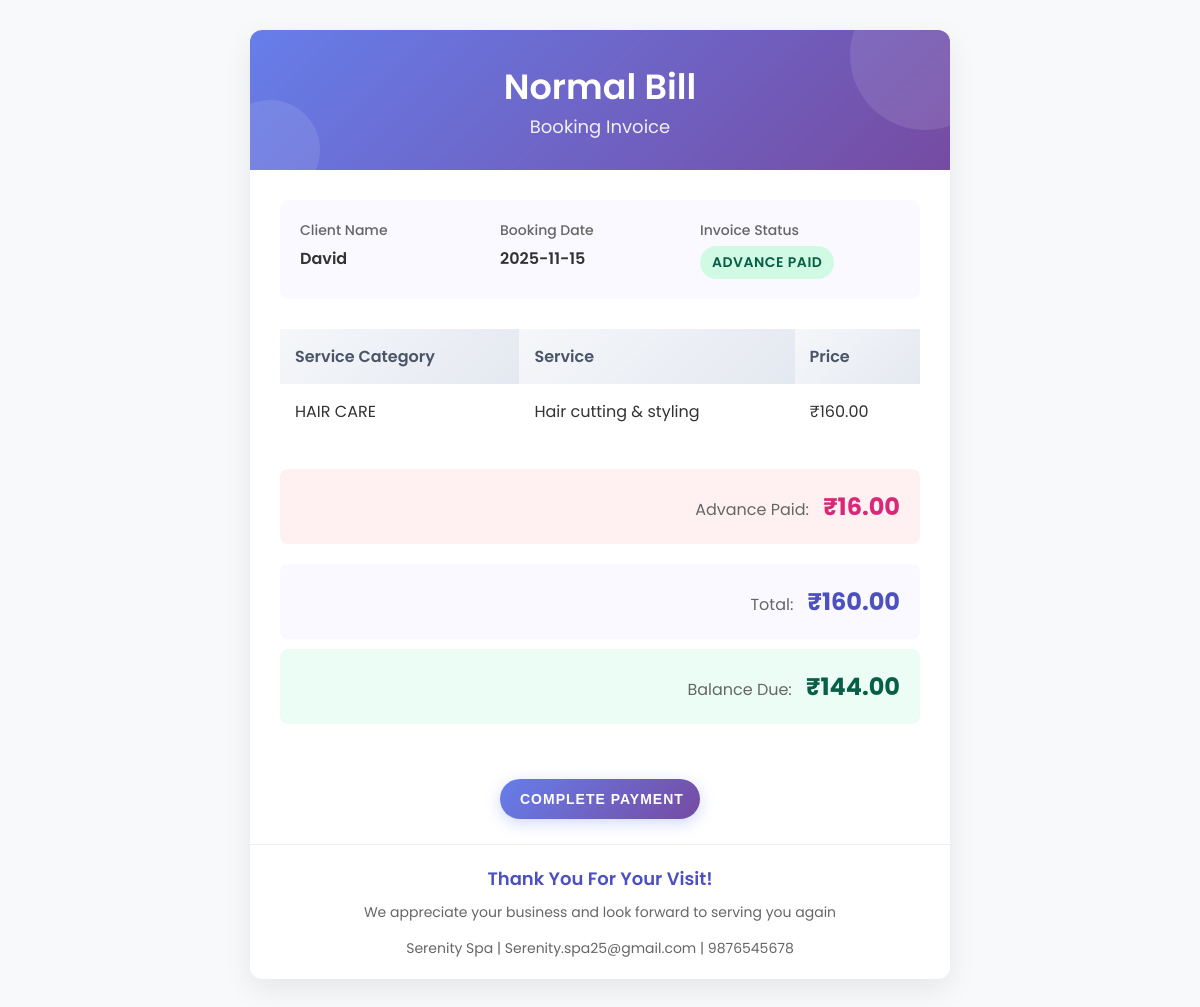
The app's page /User/bill.php?bid=9 (signed in) with its own data.
### tables this page shows
CREATE TABLE `tbl_booking` (
  `booking_id` int(11) NOT NULL,
  `booking_date` varchar(40) NOT NULL,
  `booking_todate` varchar(40) NOT NULL,
  `user_id` int(11) NOT NULL,
  `booking_status` int(11) NOT NULL DEFAULT 0,
  `booking_amount` int(11) NOT NULL,
  `booking_total_amount` int(11) NOT NULL
);

CREATE TABLE `tbl_user` (
  `user_id` int(11) NOT NULL,
  `user_name` varchar(15) NOT NULL,
  `user_email` varchar(30) NOT NULL,
  `user_contact` varchar(30) NOT NULL,
  `user_password` varchar(30) NOT NULL,
  `user_photo` varchar(100) NOT NULL,
  `user_status` int(11) NOT NULL DEFAULT 0,
  `place_id` int(11) NOT NULL
);

CREATE TABLE `tbl_requirements` (
  `requirements_id` int(11) NOT NULL,
  `salooncategory_id` int(11) NOT NULL,
  `booking_id` int(11) NOT NULL,
  `slot_id` int(11) NOT NULL
);

CREATE TABLE `tbl_category` (
  `category_id` int(11) NOT NULL,
  `category_name` varchar(40) NOT NULL,
  `category_status` int(11) NOT NULL DEFAULT 1
);

CREATE TABLE `tbl_subcategory` (
  `subcat_id` int(11) NOT NULL,
  `subcat_name` varchar(40) NOT NULL,
  `category_id` int(11) NOT NULL,
  `subcategory_status` int(11) NOT NULL DEFAULT 1
);

CREATE TABLE `tbl_salooncategory` (
  `salooncategory_id` int(11) NOT NULL,
  `salooncategory_amount` int(11) NOT NULL,
  `subcategory_id` int(11) NOT NULL,
  `saloon_id` int(11) NOT NULL
);

CREATE TABLE `tbl_saloon` (
  `saloon_id` int(11) NOT NULL,
  `saloon_name` varchar(30) NOT NULL,
  `saloon_email` varchar(100) NOT NULL,
  `saloon_contact` varchar(30) NOT NULL,
  `saloon_password` varchar(30) NOT NULL,
  `saloon_address` varchar(40) NOT NULL,
  `saloon_logo` varchar(100) NOT NULL,
  `saloon_proof` varchar(100) NOT NULL,
  `saloon_status` int(11) NOT NULL DEFAULT 0,
  `place_id` int(11) NOT NULL,
  `saloon_ownername` varchar(30) NOT NULL,
  `saloon_gstno` varchar(100) NOT NULL,
  `saloon_doj` date NOT NULL,
  `saloon_reason` varchar(200) NOT NULL
);

### User/bill.php (the view, shortened to what this page needs)
<?php
include("../Assets/Connection/Connection.php");
	?>
<!DOCTYPE html PUBLIC "-//W3C//DTD XHTML 1.0 Transitional//EN" "http://www.w3.org/TR/xhtml1/DTD/xhtml1-transitional.dtd">
<html xmlns="http://www.w3.org/1999/xhtml">
<head>
</head>
<body onload="calculate()">
<?php
$sel="select * from tbl_booking b inner join tbl_user u on b.user_id=u.user_id INNER JOIN tbl_requirements r on b.booking_id=r.booking_id inner join tbl_salooncategory s on r.salooncategory_id=s.salooncategory_id inner join tbl_saloon n on s.saloon_id=n.saloon_id where b.booking_id='".$_GET['bid']."'";
  $row = $con->query($sel);
  $data = $row->fetch_assoc();
?>
  <div class="invoice-container">
    <div class="invoice-header">
      <div class="decoration dec-1"></div>
      <div class="decoration dec-2"></div>
      <div class="title">Normal Bill</div>
      <div class="invoice-title">Booking Invoice</div>
    </div>
    <div class="invoice-body">
      <div class="client-info">
        <div class="info-block">
          <div class="info-label">Client Name</div>
          <div class="info-value"><?php echo $data['user_name']; ?></div>
        </div>
        <div class="info-block">
          <div class="info-label">Booking Date</div>
          <div class="info-value"><?php echo $data["booking_todate"]; ?></div>
        </div>
        <div class="info-block">
          <div class="info-label">Invoice Status</div>
          <div class="status-badge <?php echo ($data['booking_status'] == 2) ? 'status-paid' : 'status-pending'; ?>">
          <?php
          if($data['booking_status'] == 2)
          {
			  echo "Advance Paid";
		  }
		  else if($data['booking_status'] == 3)
		  {
			  echo "Payment Completed";
		  }
		  ?>
          </div>
        </div>
      </div>
      <table class="services-table">
        <thead>
          <tr>
            <th>Service Category</th>
            <th>Service</th>
            <th>Price</th>
          </tr>
        </thead>
        <tbody>
          <?php
          $scl = "select * from tbl_requirements r
                  inner join tbl_salooncategory s on r.salooncategory_id=s.salooncategory_id
                  inner join tbl_saloon n on s.saloon_id=n.saloon_id
                  inner join tbl_subcategory b on s.subcategory_id=b.subcat_id
                  inner join tbl_category c on b.category_id=c.category_id
                  inner join tbl_slot t on r.slot_id=t.slot_id
                  where booking_id='".$data['booking_id']."'";
          $roww = $con->query($scl);
          while($rdata = $roww->fetch_assoc()) {
          ?>
          <tr>
            <td><?php echo $rdata["category_name"];?></td>
            <td><?php echo $rdata["subcat_name"];?></td>
            <td class="amount">₹<?php echo number_format($rdata["salooncategory_amount"], 2);?></td>
          </tr>
          <?php } ?>
        </tbody>
      </table>
      <div class="total-section" style="margin-top: 10px; background: #fff1f2;">
        <span class="total-label">Advance Paid:</span>
        <span class="total-amount" style="color: #db2777;" id="advance-amt">₹<?php echo number_format($data["booking_amount"], 2); ?></span>
      </div>
      <div class="total-section">
        <span class="total-label">Total:</span>
        <span class="total-amount" id="subtotal-amt">₹</span>
      </div>
      <div class="total-section" style="margin-top: 10px; background: #ecfdf5;">
        <span class="total-label">Balance Due:</span>
        <span class="total-amount" style="color: #065f46;" id="balance-amt">₹</span>
      </div>
    </div>
    <?php
    if($data['booking_status'] != 3)
	{
	?>
    <form method="post">
    <input type="submit" name="btn_payment" class="payment-button" value="Complete Payment" />
    </form>
    <?php
	}
	?>
    <div class="invoice-footer">
      <div class="thank-you">Thank You For Your Visit!</div>
      <div>We appreciate your business and look forward to serving you again</div>
      <div class="contact-info">
        <?php echo $data["saloon_name"]; ?> | <?php echo $data["saloon_email"]; ?> | <?php echo $data["saloon_contact"]; ?>
      </div>
    </div>
  </div>
</body>
</html>

### User/bill.php (style rules this page uses)
body { font-family: 'Poppins', sans-serif; background-color: #f8f9fa; margin: 0; padding: 0; color: #333; }
.invoice-container { max-width: 700px; margin: 30px auto; background: #ffffff; box-shadow: 0 10px 30px rgba(0, 0, 0, 0.08); border-radius: 12px; overflow: hidden; }
.invoice-header { background: linear-gradient(135deg, #667eea 0%, #764ba2 100%); color: white; padding: 30px; text-align: center; position: relative; }
.invoice-header::after { content: ""; position: absolute; bottom: -20px; left: 0; right: 0; height: 20px; background: #fff; border-radius: 0 0 12px 12px; }
.title { font-size: 35px; opacity: 2.0; font-weight: 600; }
.invoice-title { font-size: 18px; opacity: 0.9; font-weight: 400; }
.invoice-body { padding: 30px; }
.client-info { display: flex; justify-content: space-between; margin-bottom: 30px; background: #f9f9ff; padding: 20px; border-radius: 8px; }
.info-block { flex: 1; }
.info-label { font-size: 14px; color: #666; margin-bottom: 5px; font-weight: 500; }
.info-value { font-size: 16px; font-weight: 600; }
.status-badge { display: inline-block; padding: 6px 12px; border-radius: 20px; font-size: 14px; font-weight: 600; text-transform: uppercase; letter-spacing: 0.5px; }
.status-paid { background-color: #d1fae5; color: #065f46; }
.services-table { width: 100%; border-collapse: separate; border-spacing: 0; margin: 30px 0; }
.services-table thead th { background: linear-gradient(135deg, #f5f7fa 0%, #e4e8f0 100%); color: #4a5568; padding: 15px; text-align: left; font-weight: 600; border: none; }
.services-table tbody td { padding: 15px; border-bottom: 1px solid #edf2f7; vertical-align: middle; }
.services-table tbody tr:last-child td { border-bottom: none; }
.total-section { background: #f9f9ff; padding: 20px; border-radius: 8px; text-align: right; margin-top: 20px; }
.total-label { font-size: 16px; color: #666; margin-right: 10px; }
.total-amount { font-size: 24px; font-weight: 700; color: #4c51bf; }
.invoice-footer { text-align: center; padding: 20px; border-top: 1px solid #eee; color: #666; font-size: 14px; }
.thank-you { font-size: 18px; color: #4c51bf; margin-bottom: 10px; font-weight: 600; }
.contact-info { margin-top: 15px; font-size: 14px; }
.decoration { position: absolute; width: 150px; height: 150px; border-radius: 50%; background: rgba(255,255,255,0.1); }
.dec-1 { top: -50px; right: -50px; }
.dec-2 { bottom: -30px; left: -30px; width: 100px; height: 100px; }
.payment-button { display: block; width: 200px; margin: 25px auto; padding: 12px 20px; background: linear-gradient(135deg, #667eea 0%, #764ba2 100%); color: white; text-align: center; text-decoration: none; font-weight: 600; border-radius: 30px; box-shadow: 0 4px 15px rgba(102, 126, 234, 0.3); transition: all 0.3s ease; text-transform: uppercase; letter-spacing: 1px; font-size: 14px; border: none; cursor: pointer; }

### records on screen
tbl_booking: user.user_name "David", booking_todate "2025-11-15", booking_amount "16.00", tbl_saloon.saloon_name "Serenity Spa", tbl_saloon.saloon_email "Serenity.spa25@gmail.com", tbl_saloon.saloon_contact "9876545678"
tbl_requirements: tbl_category.category_name "HAIR CARE", tbl_subcategory.subcat_name "Hair cutting & styling", salooncategory.salooncategory_amount "160.00"
